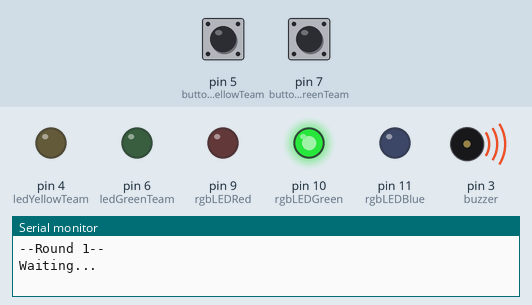
The sketch below on a simulated Arduino Uno, built with avr-gcc and run on an emulated ATmega328P. Parts: output pins drawn as LEDs (lit = HIGH), buzzer (waves = sounding), the last lines printed to the serial monitor. The inputs (shaded band) are chosen by the test bench; at power-on: pin 5 (buttonYellowTeam) LOW, pin 7 (buttonGreenTeam) LOW. Random numbers use the default seed unless the sketch sets one.

Above: at 4.0 s.
4.1 s: pin 5 (buttonYellowTeam) pulled HIGH for 0.2 s
At 5.8 s:
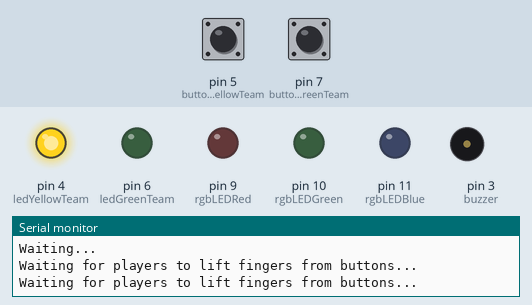
At 8.8 s:
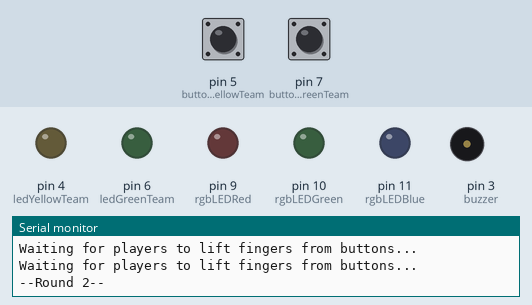
Timing chart, 0 to 24.8 s (numbered marks = the images above; inputs shaded):
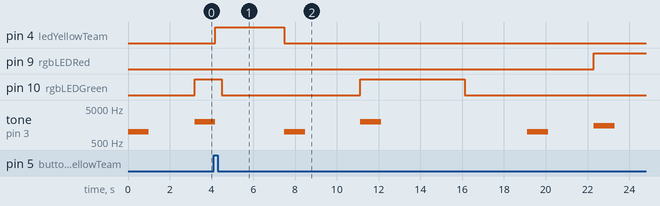

Measured:
- after the input at 4.1 s, pin 4 (ledYellowTeam): LOW → HIGH after 0.09 s, → LOW 3.3 s later; pin 9 (rgbLEDRed): LOW → HIGH after 18.2 s
- by itself, tone on pin 3 (buzzer): plays 1000 Hz for 1.0 s, 2000 Hz for 1.0 s, 1000 Hz for 1.0 s, 1500 Hz for 1.0 s

The sketch:

Game_Controller.ino
```cpp
// These are all pin numbers
const int rgbLEDRed = 9;
const int rgbLEDGreen = 10;
const int rgbLEDBlue = 11;

const int buzzer = 3;

const int ledYellowTeam = 4;
const int buttonYellowTeam = 5;

const int ledGreenTeam = 6;
const int buttonGreenTeam = 7;

int yellowTeamButtonPressed = 0;
int yellowTeamScore = 0;

int greenTeamButtonPressed = 0;
int greenTeamScore = 0;

int tick = 0;

// End of pin numbers
String ledColor;
bool buttonPressed = false;

void setup() {
  Serial.begin(9600);
  randomSeed(analogRead(0));

  pinMode(rgbLEDRed, OUTPUT);
  pinMode(rgbLEDGreen, OUTPUT);
  pinMode(rgbLEDBlue, OUTPUT);
  pinMode(ledYellowTeam, OUTPUT);
  pinMode(ledGreenTeam, OUTPUT);

  pinMode(buzzer, OUTPUT);
  noTone(buzzer);

  pinMode (buttonYellowTeam, INPUT);
  pinMode (buttonGreenTeam, INPUT);

}

void RGB(int Red, int Green, int Blue){
  analogWrite (rgbLEDRed, Red);
  analogWrite (rgbLEDGreen, Green);
  analogWrite (rgbLEDBlue, Blue);
}

void switchLight(int delaySecs){
  int randomNum = random(3);
  if (randomNum == 1 || randomNum == 2) {
    RGB(0, 255, 0);
    tone(buzzer, 2000,1000);
    ledColor = "Green";
  } else if (randomNum == 0) {
    RGB(255, 0, 0);
    tone(buzzer, 1500, 1000);
    ledColor = "Red";
  }
  delay(delaySecs*1000);
}

int buttonDetection (String Color){
  yellowTeamButtonPressed = digitalRead(buttonYellowTeam);
  greenTeamButtonPressed = digitalRead(buttonGreenTeam);
  while (greenTeamButtonPressed == 0 && yellowTeamButtonPressed == 0) {
    tick = tick + 1;

    yellowTeamButtonPressed = digitalRead(buttonYellowTeam);
    greenTeamButtonPressed = digitalRead(buttonGreenTeam);

    if (yellowTeamButtonPressed == 1) {
      if (Color == "Green"){
        yellowTeamScore = yellowTeamScore + 1;
        digitalWrite(ledYellowTeam, HIGH);
        break;
      }else if (Color == "Red"){
        yellowTeamScore = yellowTeamScore - 1;
        tone(buzzer, 1200, 1000);

      }
    }

    if (greenTeamButtonPressed == 1) {
        if(Color == "Green"){
          greenTeamScore = greenTeamScore + 1;
          digitalWrite(ledGreenTeam, HIGH);
          break;
        }else if (Color == "Red"){
          greenTeamScore = greenTeamScore - 1;
          tone(buzzer, 1200, 1000);
        }
    }

    if (tick >= 50) {
      Serial.println("Continuing to Next Round...");
      break;
    } else if (tick % 49 == 1) {
      Serial.println("Waiting...");
    }

    delay(100);
  }

}

void StartGame(int rounds){
  int currentRound = 1;
  yellowTeamScore = 0;
  greenTeamScore = 0;
  RGB(0, 0, 0);

  while (currentRound <= rounds) {
    ledColor = "";
    digitalWrite(ledYellowTeam, LOW);
    digitalWrite(ledGreenTeam, LOW);

    int randomTime = random(3000) + 2001;
    tick = 0;

    Serial.print("--Round "); Serial.print(currentRound); Serial.println("--");
    tone(buzzer,1000,1000);
    delay(randomTime);

    switchLight(0.5);
    buttonDetection(ledColor);
    delay(100);


    yellowTeamButtonPressed = digitalRead(buttonYellowTeam);
    greenTeamButtonPressed = digitalRead(buttonGreenTeam);
    while (greenTeamButtonPressed == 1 || yellowTeamButtonPressed == 1) {
      yellowTeamButtonPressed = digitalRead(buttonYellowTeam);
      greenTeamButtonPressed = digitalRead(buttonGreenTeam);
      Serial.println("Waiting for players to lift fingers from buttons...");
      delay(100);
    }
    RGB(0, 0, 0);
    delay(3000);
    currentRound = currentRound + 1;
 }

  Serial.println("---SCORES---");
  Serial.print("Yellow: "); Serial.println(yellowTeamScore);
  Serial.print("Green: "); Serial.println(greenTeamScore);

  if (greenTeamScore > yellowTeamScore) {
    for (int i=0; i<3; i++) {
    RGB(0, 255, 0);
    tone(buzzer, 2000,500);
    delay(500);
    RGB(0, 0, 0);
    delay(500);
    }

  } else if (yellowTeamScore > greenTeamScore) {
    for (int i=0; i<3; i++) {
    RGB(255, 220, 50);
    tone(buzzer, 2000,500);
    delay(500);
    RGB(0, 0, 0);
    delay(500);

    }
  } else {
    for (int i=0; i<3; i++) {
    RGB(255, 0, 0);
    tone(buzzer, 2000,500);
    delay(500);
    RGB(0, 0, 0);
    delay(500);

    }
  }

  delay(4000);
}


void loop() {
  // put your main code here, to run repeatedly:
  StartGame(5);
  RGB(0, 0, 255);
  tone(buzzer, 1700, 4000);
  delay(5000);
}
```
